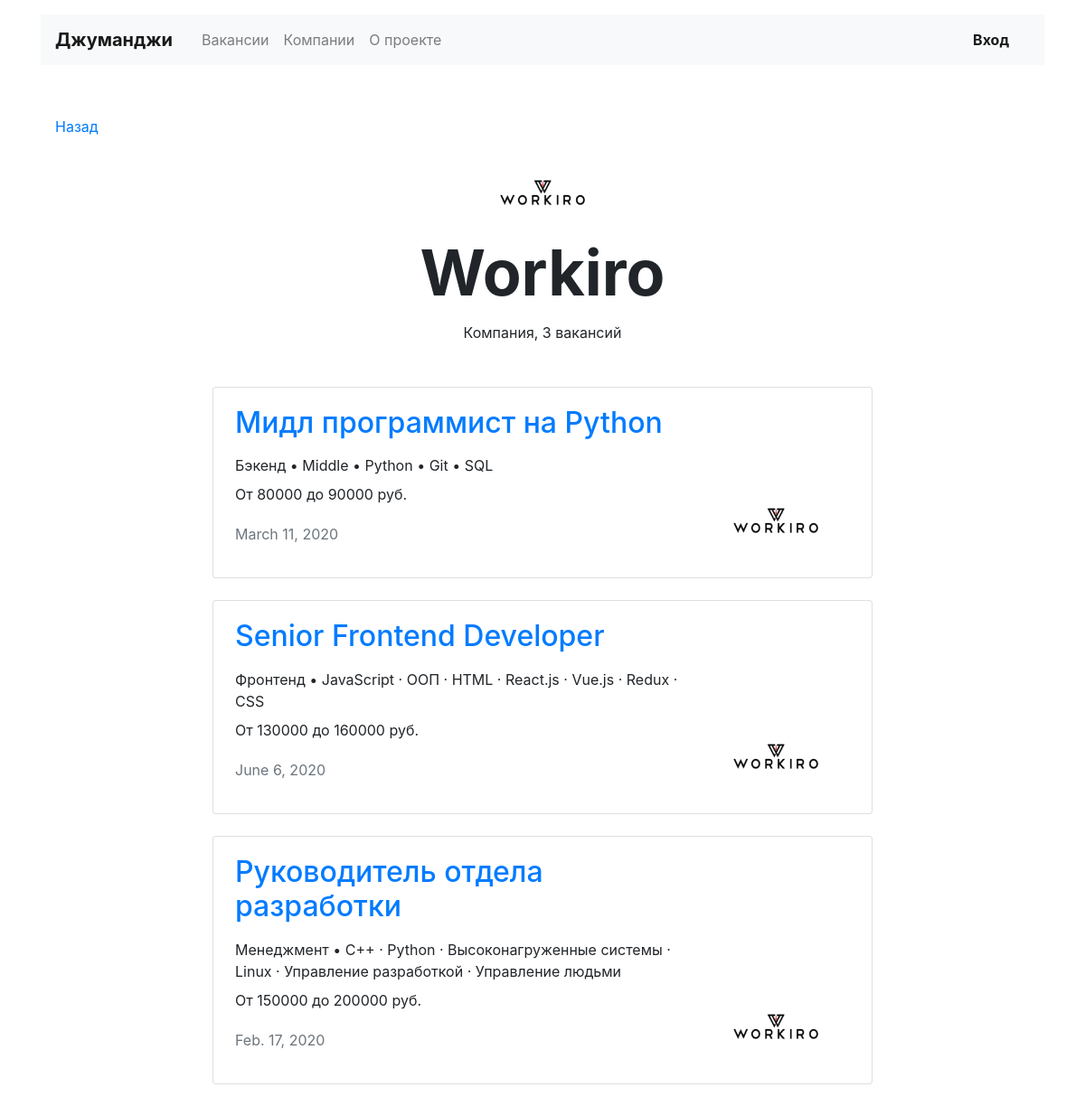
The app's page /companies/33/ with its own data.
### vacancies/models.py (models this page shows, shortened)
class Company(models.Model):
    name = models.CharField(max_length=120)
    owner = models.OneToOneField(User, on_delete=models.CASCADE)
    location = models.CharField(max_length=50)
    logo = models.ImageField(upload_to=MEDIA_COMPANY_IMAGE_DIR, default='100x60.jpg')
    description = models.CharField(max_length=350)
    employee_count = models.PositiveIntegerField()

class Vacancy(models.Model):
    title = models.CharField(max_length=75)
    specialty = models.ForeignKey(Specialty, on_delete=models.CASCADE, related_name='vacancies', null=True)
    company = models.ForeignKey(Company, on_delete=models.CASCADE, related_name='vacancies')
    skills = models.CharField(max_length=350)
    description = models.CharField(max_length=700)
    salary_min = models.PositiveIntegerField()
    salary_max = models.PositiveIntegerField()
    published_at = models.DateField()

class Specialty(models.Model):
    code = models.CharField(max_length=25)
    title = models.CharField(max_length=25)
    picture = models.ImageField(upload_to=MEDIA_SPECIALITY_IMAGE_DIR)

### vacancies/views.py (the view)
# urls.py: path('companies/<int:company_id>/', CompanyView.as_view(), name='company'),
class CompanyView(View):
    def get(self, request, company_id):
        company = get_object_or_404(Company, id=company_id)
        vacancies = Vacancy.objects.filter(company=company).select_related('specialty')
        return render(request, 'vacancies/company.html', context={
            'company': company,
            'vacancies': vacancies
        })

### vacancies/templates/vacancies/company.html (shortened to what this page needs)
{% extends 'base.html' %}
{% block content %}
    <main class="container mt-3">
        <div class="navbar mt-5">
            <p><a href="javascript:history.back()">Назад</a></p>
        </div>
        <section>
            <div class="text-center">
                <img src="{{ company.logo.url }}" width="130" height="80" alt="">
            </div>
            <h1 class="h1 text-center mx-auto mt-0 pt-1" style="font-size: 70px;"><strong>{{ company.name }}</strong>
            </h1>
            <p class="text-center pt-1">Компания, {{ vacancies.count }} вакансий</p>
            <div class="row mt-5">
                <div class="col-12 col-lg-8 offset-lg-2 m-auto">
                    {% for vacancy in vacancies %}
                        <div class="card mb-4">
                            <div class="card-body px-4">
                                <div class="row">
                                    <div class="col-12 col-md-8 col-lg-9">
                                        <a href="{% url 'vacancy' vacancy.id %}"><h2 class="h2 pb-2">{{ vacancy.title }}</h2></a>
                                        <p class="mb-2">{{ vacancy.specialty.title }} • {{ vacancy.skills }}</p>
                                        <p>От {{ vacancy.salary_min }} до {{ vacancy.salary_max }} руб.</p>
                                        <p class="text-muted pt-1">{{ vacancy.published_at }}</p>
                                    </div>
                                    <div class="col-12 col-md-4 col-lg-3 d-flex align-items-end">
                                        <img src="{{ company.logo.url }}" width="130" height="80" alt="">
                                    </div>
                                </div>
                            </div>
                        </div>
                    {% endfor %}
                </div>
            </div>
        </section>
    </main>
{% endblock %}

### records on screen
Company: logo (picture), name "Workiro"
Vacancy: title "Мидл программист на Python", specialty "Бэкенд", skills "Middle • Python • Git • SQL", salary_min "80000", salary_max "90000", published_at "March 11, 2020", logo (picture)
Vacancy: title "Senior Frontend Developer", specialty "Фронтенд", skills "JavaScript · ООП · HTML · React.js · Vue.js · Redux · CSS", salary_min "130000", salary_max "160000", published_at "June 6, 2020", logo (picture)
Vacancy: title "Руководитель отдела разработки", specialty "Менеджмент", skills "C++ · Python · Высоконагруженные системы · Linux · Управление разработкой · Управление людьми", salary_min "150000", salary_max "200000", published_at "Feb. 17, 2020", logo (picture)

### other values on screen
{{ vacancies.count }} "3"
